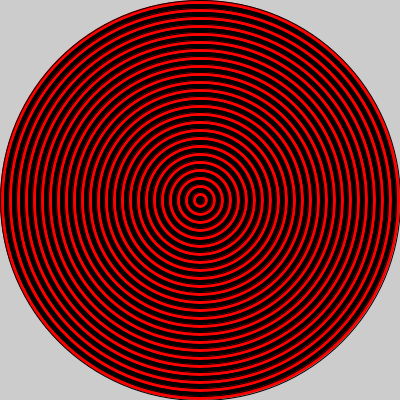
Frame 1 (no input)
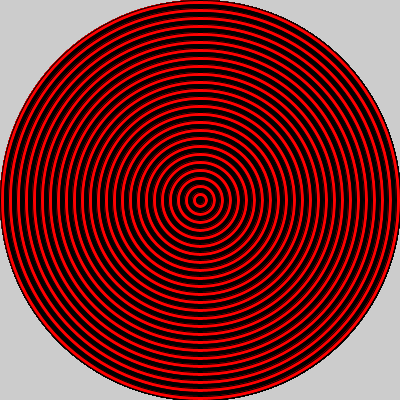
Frame 60 (the mouse pressed at the canvas centre just before this capture)
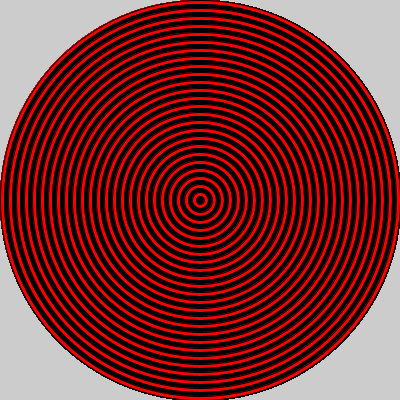
Frame 120 (the mouse held since frame 60 and released just before this capture)

The Processing sketch that drew these frames (run headless with seeded random() and noise(); from frame 60 on, the mouse is pressed at the canvas centre):

// Processing sketch: bullseye
// ── bullseye.pde

void setup() {
 
  // set the size of your sketch
  size(400,400);
}

void draw() {
  
  //Starting with the largest ellipse, use a for loop to draw a bullseye with ellipses.
  for(int i = 400; i>0;i= i -8){
    if(i%16 == 0){
      fill(#FF0000);
    }
    else{
      fill(#000000);
    }
   ellipse(200,200,i,i); 
  }
  //Use an if statement and modulo to alternate the color of your rings.
  
  
}
